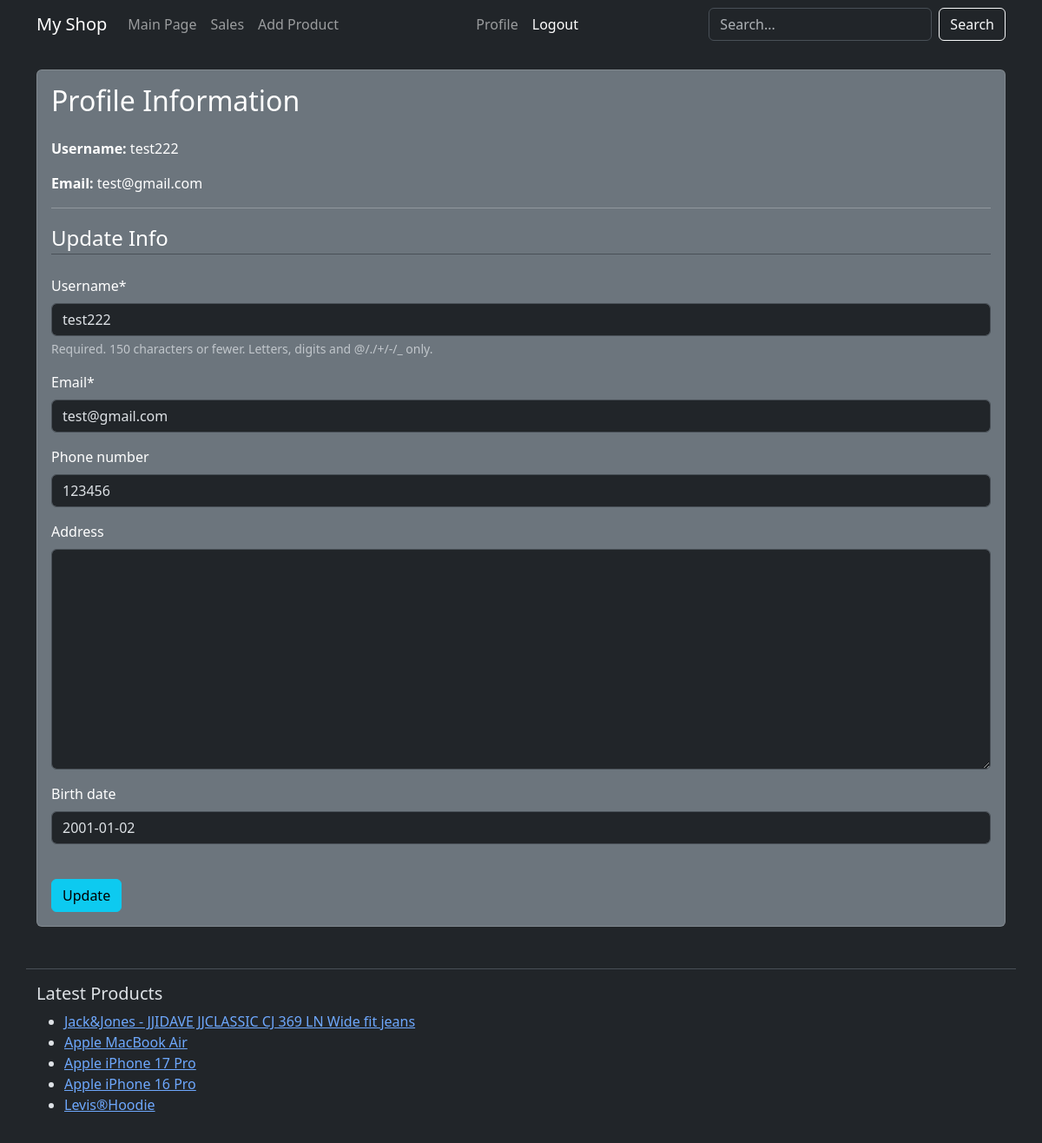
The app's page /users/profile/ (signed in), older data.
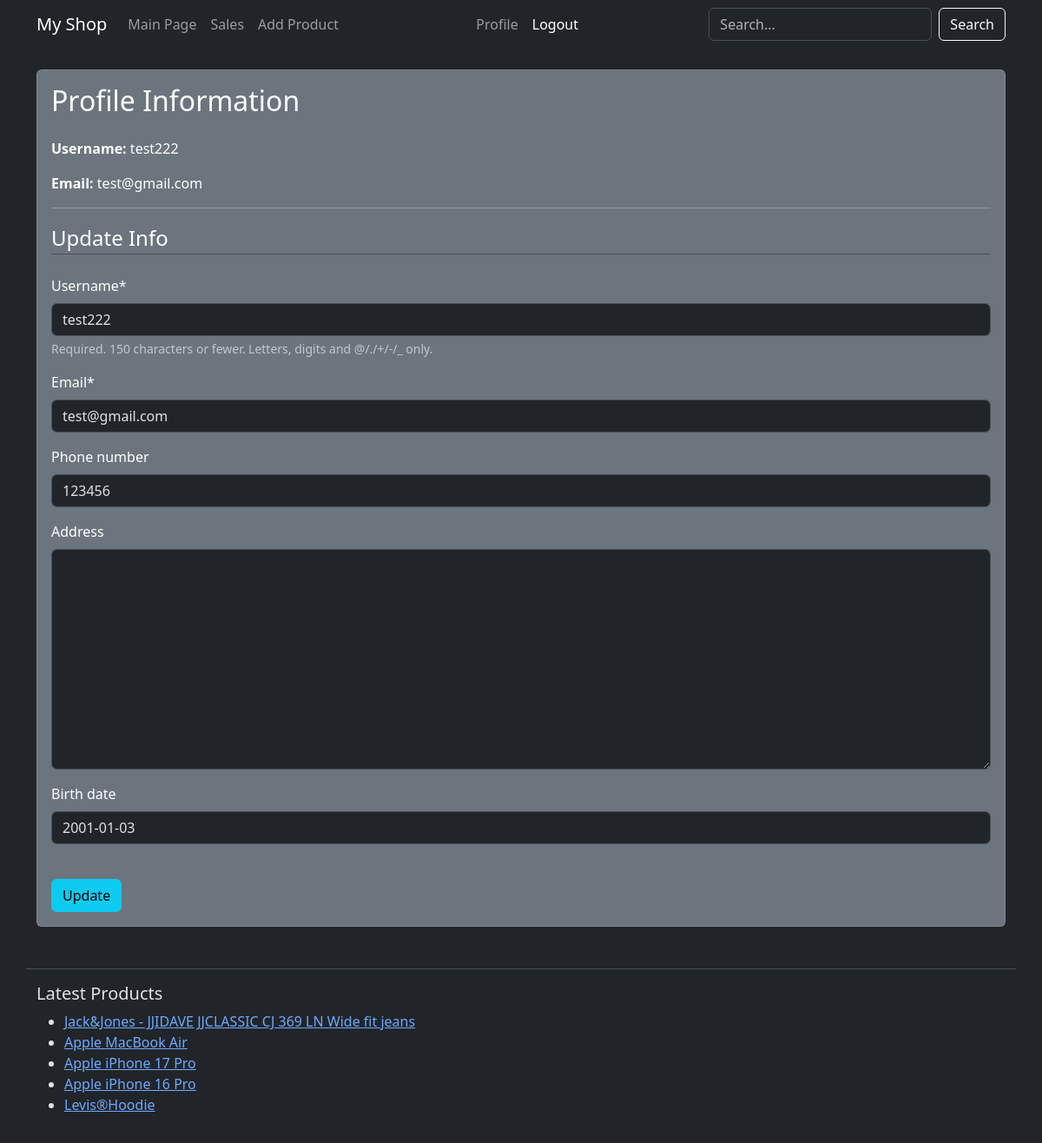
The same page, newer data.
### users/models.py (models this page shows, shortened)
class Profile(models.Model):
    user = models.OneToOneField(User, on_delete=models.CASCADE) # კავშირი User მოდელთან
    phone_number = models.CharField(max_length=20, blank=True, null=True)
    address = models.TextField(blank=True, null=True)
    birth_date = models.DateField(blank=True, null=True)

### shop/models.py (models this page shows, shortened)
class Product(models.Model):
    name = models.CharField(max_length=200)
    description = models.TextField(blank=True)
    price = models.DecimalField(max_digits=10, decimal_places=2)
    original_price = models.DecimalField(max_digits=10, decimal_places=2, null=True, blank=True)
    category = models.ForeignKey(Category, on_delete=models.CASCADE, related_name='products')
    on_sale = models.BooleanField(default=False)
    quantity = models.IntegerField(default=0)
    is_available = models.BooleanField(default=True)
    created_at = models.DateTimeField(auto_now_add=True)
    updated_at = models.DateTimeField(auto_now=True)

### users/views.py (the view)
# urls.py: path('profile/', views.profile, name='profile'),
@login_required
def profile(request):
    if request.method == 'POST':
        u_form = UserUpdateForm(request.POST, instance=request.user)
        p_form = ProfileForm(request.POST, instance=request.user.profile)
        if u_form.is_valid() and p_form.is_valid():
            u_form.save()
            p_form.save()
            messages.success(request, f'Your account has been updated!')
            return redirect('profile')
    else:
        u_form = UserUpdateForm(instance=request.user)
        p_form = ProfileForm(instance=request.user.profile)
    context = {
        'u_form': u_form,
        'p_form': p_form
    }
    return render(request, 'users/profile.html', context)

### users/forms.py
class UserUpdateForm(forms.ModelForm):
    email = forms.EmailField()
    class Meta:
        model = User
        fields = ['username', 'email']

class ProfileForm(forms.ModelForm):
    class Meta:
        model = Profile
        fields = ['phone_number', 'address', 'birth_date']

### shop/context_processors.py (called while the page is built)
def latest_products(request):
    latest_products = Product.objects.order_by('-created_at')[:5]
    return {'latest_products': latest_products}

### users/templates/users/profile.html (shortened to what this page needs)
{% extends "shop/base.html" %}
{% load crispy_forms_tags %}
{% block content %}
    <div class="card bg-secondary text-white">
        <div class="card-body">
            <h2 class="mb-4">Profile Information</h2>
            <p><strong>Username:</strong> {{ user.username }}</p>
            <p><strong>Email:</strong> {{ user.email }}</p>
            <hr>
            <form method="POST">
                <fieldset class="form-group">
                    <legend class="border-bottom mb-4">Update Info</legend>
                    {{ u_form|crispy }}
                    {{ p_form|crispy }}
                </fieldset>
                <div class="form-group mt-4">
                    <button class="btn btn-info" type="submit">Update</button>
                </div>
            </form>
        </div>
    </div>
{% endblock content %}

### shop/templates/shop/base.html (shortened to what this page needs)
<!DOCTYPE html>
<html lang="en" data-bs-theme="dark">
<head>
    <link href="https://cdn.jsdelivr.net/npm/bootstrap@5.3.3/dist/css/bootstrap.min.css" rel="stylesheet">
    <link rel="stylesheet" href="https://cdn.jsdelivr.net/npm/bootstrap-icons@1.11.3/font/bootstrap-icons.min.css">
</head>
<body>
    <nav class="navbar navbar-expand-lg navbar-dark bg-dark">
        <div class="container">
            <a class="navbar-brand" href="{% url 'category_list' %}">My Shop</a>
            <div class="collapse navbar-collapse" id="navbarNav">
                <ul class="navbar-nav me-auto mb-2 mb-lg-0">
                    <li class="nav-item">
                        <a class="nav-link" href="{% url 'category_list' %}">Main Page</a>
                    </li>
                    <li class="nav-item">
                        <a class="nav-link" href="{% url 'sale_products' %}">Sales</a>
                    </li>
                    <li class="nav-item">
                        <a class="nav-link" href="{% url 'add_product' %}">Add Product</a>
                    </li>
                </ul>
                <ul class="navbar-nav">
                    {% if user.is_authenticated %}
                        <li class="nav-item">
                            <a class="nav-link" href="{% url 'profile' %}">Profile</a>
                        </li>
                        <li class="nav-item">
                            <form method="POST" action="{% url 'logout' %}">
                                <button type="submit" class="nav-link btn btn-link text-white">Logout</button>
                            </form>
                        </li>
                    {% endif %}
                </ul>
                <form class="d-flex ms-auto" method="GET" action="{% url 'search_results' %}">
                    <input class="form-control me-2" type="search" placeholder="Search..." name="q">
                    <button class="btn btn-outline-light" type="submit">Search</button>
                </form>
            </div>
        </div>
    </nav>
    <main class="container mt-4">
        {% block content %}
        {% endblock %}
    </main>
    <footer class="container mt-5 py-3 border-top">
        <h5>Latest Products</h5>
        <ul>
            {% for product in latest_products %}
                <li>
                    <a href="{% url 'product_detail' product.id %}">{{ product.name }}</a>
                </li>
            {% endfor %}
        </ul>
    </footer>
</body>
</html>

### shop/templates/shop/base.html (style rules this page uses)
body { background-color: #212529; }

Row changes from the older to the newer data that the page shows:
changed Profile: birth_date "2001-01-02" → "2001-01-03"
